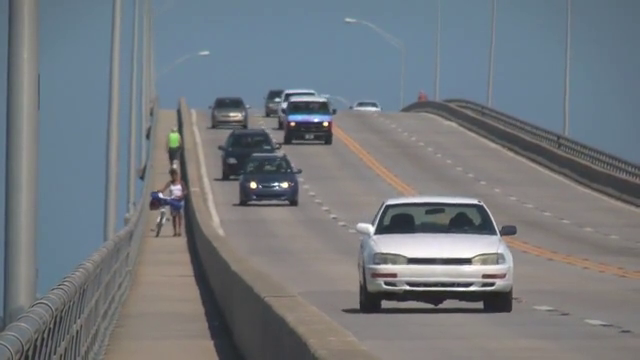
#> input picture frame 91 of pysot/pysot/camshift/slow_traffic_small.mp4, 640 x 360 px
$ python camshift.py
#> lines starting #> are read from the running program, lines starting #| are printed output that depends on the picture; after the words box and inside, x2 and y2 are one past the last pixel; in counts of white or black regions, pixels touching at a corner belong together
import numpy as np
import cv2

cap = cv2.VideoCapture('slow_traffic_small.mp4')
#test
# take first frame of the video
ret,frame = cap.read()
#> frame is the input picture: shape (360, 640, 3); mean B, G, R 126.6, 121.2, 115.7

# setup initial location of window
c,r,w,h = 400, 250, 125, 90
track_window = (c,r,w,h)

# set up the ROI for tracking
roi = frame[r:r+h, c:c+w]
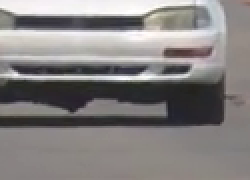
#> roi: shape (90, 125, 3) (shown 2 times larger); mean B, G, R 128.8, 129.5, 133
hsv_roi =  cv2.cvtColor(frame, cv2.COLOR_BGR2HSV)
#> hsv_roi: shape (360, 640, 3); mean H, S, V 67.8, 39.8, 131.8
mask = cv2.inRange(hsv_roi, np.array((0., 60.,32.)), np.array((180.,255.,255.)))
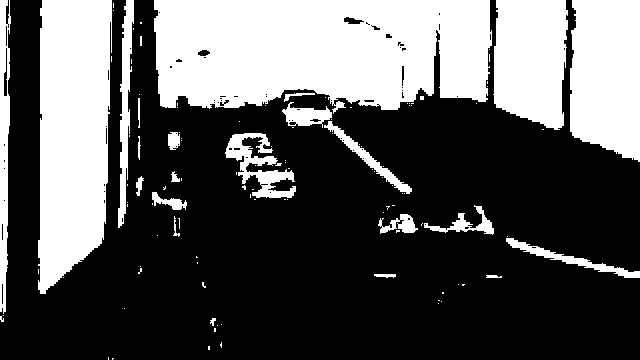
#> mask: shape (360, 640); 34.9% white; 115 white regions (91 under 20 px), largest, box (x1, y1, x2, y2) and area: (154, 0, 492, 114) 32966, (38, 0, 112, 294) 18267, (570, 0, 640, 162) 10165
roi_hist = cv2.calcHist([hsv_roi],[0],mask,[180],[0,180])
#> roi_hist = 180 values, max 29603 at index 103, min 0 at index 2, mean 447.2
cv2.normalize(roi_hist,roi_hist,0,255,cv2.NORM_MINMAX)

# Setup the termination criteria, either 10 iteration or move by atleast 1 pt
term_crit = ( cv2.TERM_CRITERIA_EPS | cv2.TERM_CRITERIA_COUNT, 10, 1 )

count = 0
while(1):
    count += 1
    #import pdb; pdb.set_trace()
    ret ,frame = cap.read()
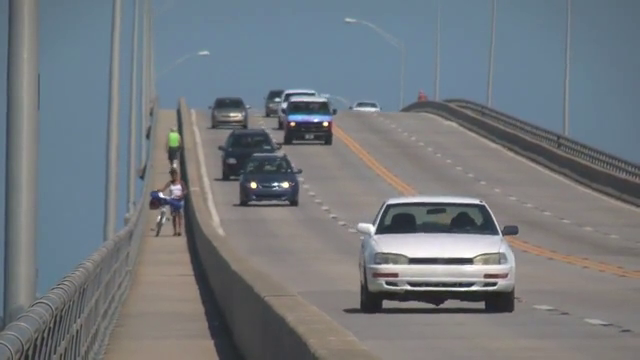
#> input picture frame 92 of pysot/pysot/camshift/slow_traffic_small.mp4, 640 x 360 px
#> frame is the input picture: shape (360, 640, 3); mean B, G, R 126.3, 121.1, 115.4

    if ret == True:
        print(count)
        hsv = cv2.cvtColor(frame, cv2.COLOR_BGR2HSV)
#> hsv: shape (360, 640, 3); mean H, S, V 67.5, 39.8, 131.5
        dst = cv2.calcBackProject([hsv],[0],roi_hist,[0,180],1)
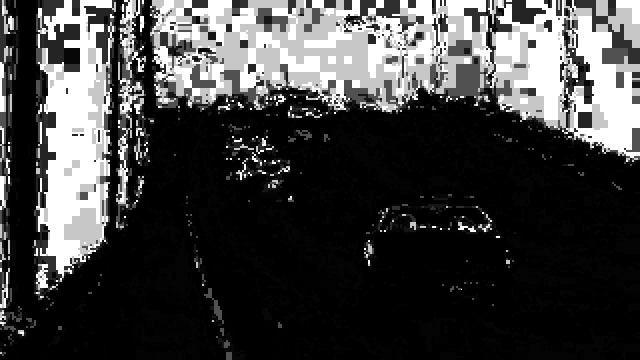
#> dst: shape (360, 640); min 0, max 255, mean 64.4

        # apply meanshift to get the new location
        ret, track_window = cv2.meanShift(dst, track_window, term_crit)
#> ret = 9; track_window = (395, 178, 125, 90)

        # Draw it on image
        x,y,w,h = track_window
#> x = 395; y = 178; w = 125; h = 90
        img2 = cv2.rectangle(frame, (x,y), (x+w,y+h), 255,2)
        cv2.imshow('img2',img2)

        k = cv2.waitKey(60) & 0xff
#> (key Esc is pressed here)
        if k == 27:
            break
        else:
            import pdb; pdb.set_trace()
            cv2.imwrite(chr(k)+".jpg",img2)

    else:
        break

cv2.destroyAllWindows()
cap.release()

$ run again, starting later in the video
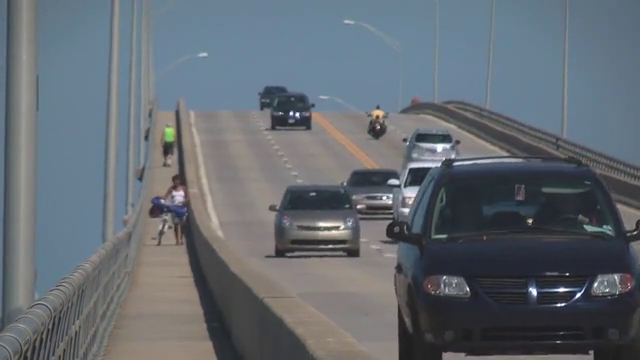
#> input picture frame 411 of pysot/pysot/camshift/slow_traffic_small.mp4, 640 x 360 px
#> frame is the input picture: shape (360, 640, 3); mean B, G, R 113.8, 106.6, 99.3
#> hsv_roi: shape (360, 640, 3); mean H, S, V 81.8, 45.5, 117.3
#> `mask = cv2.inRange(hsv_roi, np.array((0., 60.,32.)), np.array((180.,25..`:
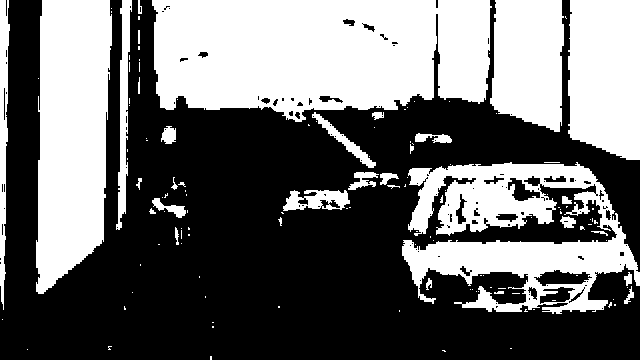
#> mask: shape (360, 640); 42.4% white; 132 white regions (100 under 20 px), largest, box (x1, y1, x2, y2) and area: (152, 0, 492, 122) 34800, (36, 0, 112, 294) 18344, (402, 162, 640, 314) 18279
#> roi_hist = 180 values, max 32298 at index 103, min 0 at index 20, mean 543.1
#> hsv: shape (360, 640, 3); mean H, S, V 81.5, 45.6, 117.2
#> `dst = cv2.calcBackProject([hsv],[0],roi_hist,[0,180],1)`:
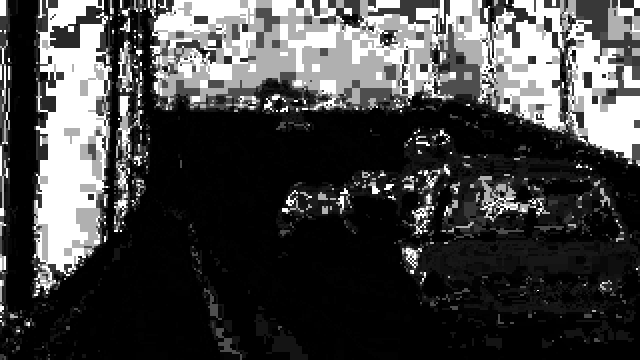
#> dst: shape (360, 640); min 0, max 255, mean 67.8
#> ret = 10; track_window = (402, 154, 125, 90)
#> x = 402; y = 154; w = 125; h = 90

$ run again, starting later in the video
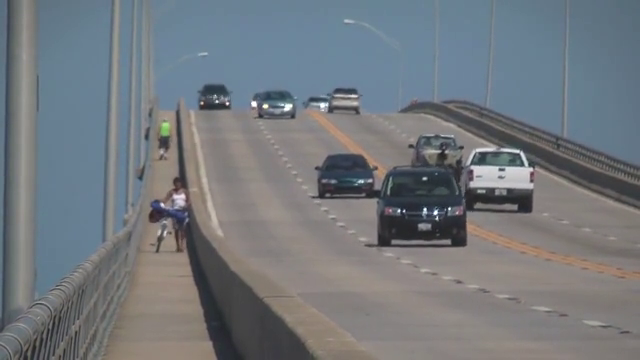
#> input picture frame 731 of pysot/pysot/camshift/slow_traffic_small.mp4, 640 x 360 px
#> frame is the input picture: shape (360, 640, 3); mean B, G, R 125.5, 120.3, 115.1
#> hsv_roi: shape (360, 640, 3); mean H, S, V 66.1, 39.7, 130.9
#> `mask = cv2.inRange(hsv_roi, np.array((0., 60.,32.)), np.array((180.,25..`:
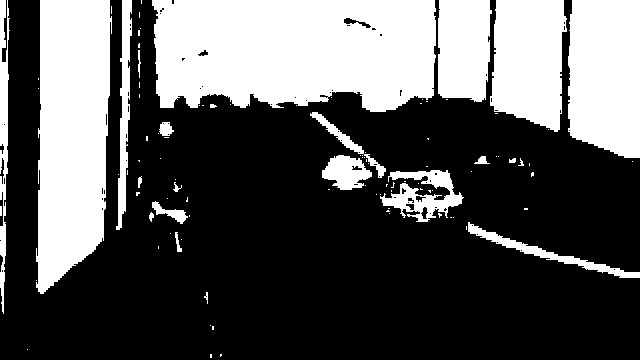
#> mask: shape (360, 640); 34.7% white; 101 white regions (77 under 20 px), largest, box (x1, y1, x2, y2) and area: (152, 0, 436, 112) 28222, (36, 0, 112, 294) 18325, (568, 0, 640, 158) 10512
#> roi_hist = 180 values, max 32651 at index 103, min 0 at index 16, mean 444.8
#> hsv: shape (360, 640, 3); mean H, S, V 65.1, 40, 130.7
#> `dst = cv2.calcBackProject([hsv],[0],roi_hist,[0,180],1)`:
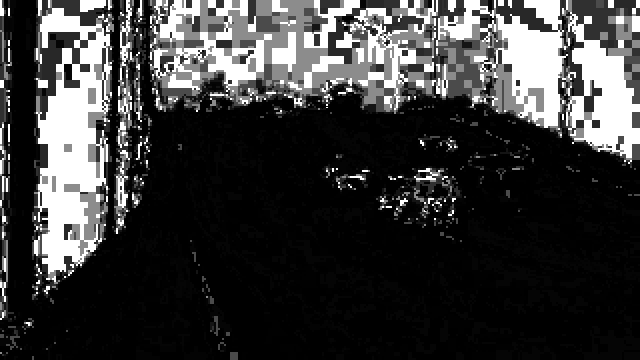
#> dst: shape (360, 640); min 0, max 255, mean 58.2
#> ret = 10; track_window = (425, 205, 125, 90)
#> x = 425; y = 205; w = 125; h = 90
